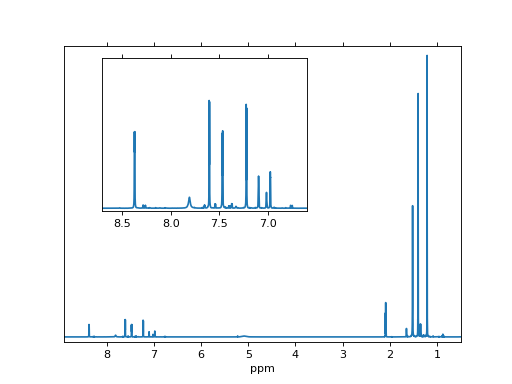

Write the Python code that produced this figure.
import numpy as np
import matplotlib.pylab as plt

data_file = open('nmr_data.txt')

intensity = []

for line in data_file:
    if 'LEFT' in line:
        sp = line.split()
        left = float(sp[3])
        right = float(sp[-2])

    elif 'SIZE' in line:
        sp = line.split()
        size = int(sp[3])

    elif line[0] == '#': 
        continue

    else: 
        intensity.append( line )

ppm = np.linspace(left, right, size)
intensity = np.array(intensity, dtype=float)

plt.plot(ppm, intensity, '-')
plt.xlim(8.9, 0.5)
plt.yticks([]) # Remove tick labels by setting to an empty list
plt.tick_params(top='off') # Remove top ticks
plt.xlim(8.9, 0.5)
plt.ylim(-1.0e6, 6e7)
plt.xlabel('ppm')

# Let's make an inset to this figure as well
# The list argument is location and size parameters for the inset
# See the axes documentation for the meaning of these values
plt.axes([0.2, 0.45, 0.4, 0.4])

# All the same as above
plt.plot(ppm, intensity, '-')
plt.xlim(8.9, 0.5)
plt.yticks([])
plt.tick_params(top='off')
plt.xlim(8.7, 6.6)
plt.ylim(-1.0e5, 0.5e7)

plt.show()
